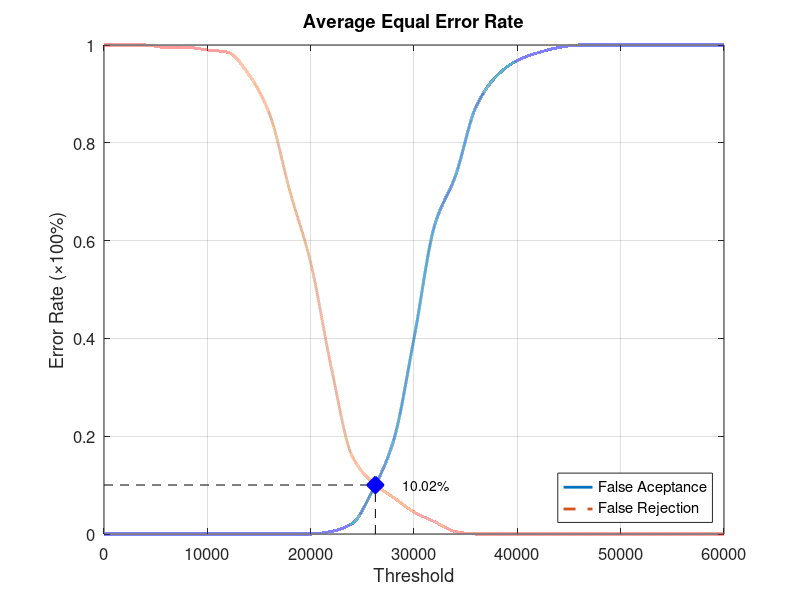
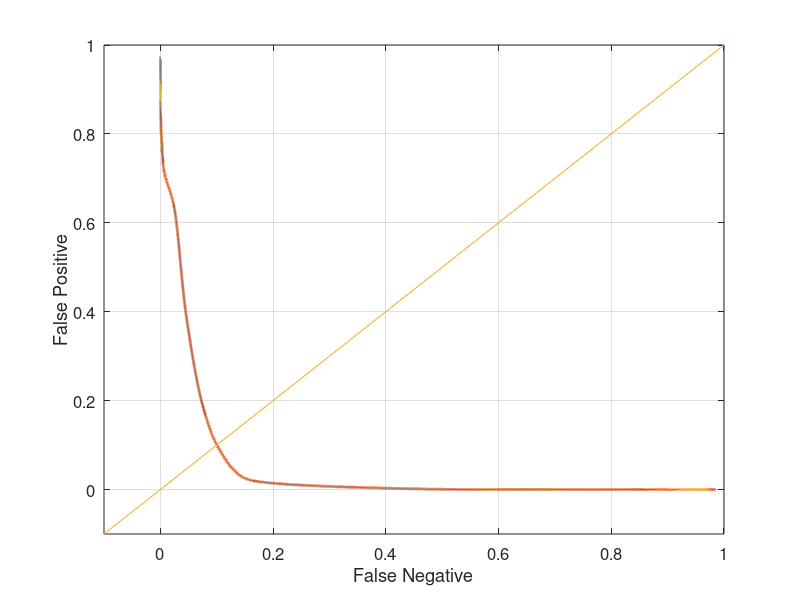

MATLAB code for these plots, in order:
function yEER = Database2_3
close all;
clear;
clc;
x = 0:2000:60000;
xq = 0:0.5:60000;

y0 = [0 0 0 0 0 0 0 0 0 0 0 0.00526316 0.0210526 0.0894737 0.189474 0.4 0.631579 0.731579 0.873684 0.936842 0.968421 0.984211 0.994737 1 1 1 1 1 1 1 1];
yy0 = interp1(x, y0, xq, 'pchip');
y1 = [1 1 1 0.995 0.995 0.99 0.985 0.94 0.86 0.7 0.555 0.34 0.16 0.105 0.075 0.045 0.025 0.005 0 0 0 0 0 0 0 0 0 0 0 0 0];
yy1 = interp1(x, y1, xq, 'pchip');

% Calculating EER: 
y2 = abs(y0 - y1);
find(y2 == min(y2))
yy2 = abs(yy0 - yy1);
xEER = find(yy2 == min(yy2));
xEERIndex = xq(xEER) % X-axis EER
yEER = yy0(xEER) % Y-axis EER

main = figure
plot(xq, yy0,'-','LineWidth', 2);	hold on
plot(xq, yy1,'--','LineWidth', 2);	hold on
plot([xEERIndex xEERIndex], [0 yEER], 'k--');	hold on
plot([0 xEERIndex], [yEER yEER], 'k--');	hold on
plot(xEERIndex, yEER, 'bx', 'LineWidth', 10);	hold on
text(xEERIndex + 10 * xEERIndex / 100, yEER, [num2str(round((10000 * yEER)) / 100) '%'])
legend('False Aceptance', 'False Rejection', 'Location', 'SouthEast')
xlabel('Threshold')
ylabel('Error Rate (\times100%)')
title('Average Equal Error Rate')
set(gca, 'FontSize', 12)
axis([0 60000 0 1])
grid on

print(main, 'Database2_3Main', '-dpng');
FNRxFPR = figure('Color', [1 1 1]);
plot(yy1, yy0, '-', yy1, yy0, 'LineWidth', 2);
hold on
y = -0.1:0.1:1
plot(y, y); 
set(gca, 'FontSize', 12)
xlabel('False Negative')
ylabel('False Positive')
axis([-0.1 1 -0.1 1])
set(gca, 'FontSize', 12)
grid on

print(FNRxFPR, 'Database2_3FNRxFPR','-dpng');
end
